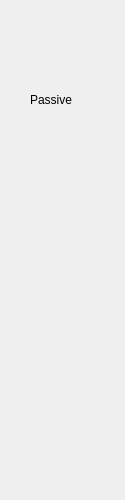
<?xml version="1.0" encoding="UTF-8"?>
<ui version="4.0">
 <class>Form</class>
 <widget class="QWidget" name="Form">
  <property name="geometry">
   <rect>
    <x>0</x>
    <y>0</y>
    <width>125</width>
    <height>500</height>
   </rect>
  </property>
  <property name="windowTitle">
   <string>Form</string>
  </property>
  <widget class="QLabel" name="label">
   <property name="geometry">
    <rect>
     <x>30</x>
     <y>90</y>
     <width>63</width>
     <height>20</height>
    </rect>
   </property>
   <property name="text">
    <string>Passive</string>
   </property>
  </widget>
 </widget>
 <resources/>
 <connections/>
</ui>
